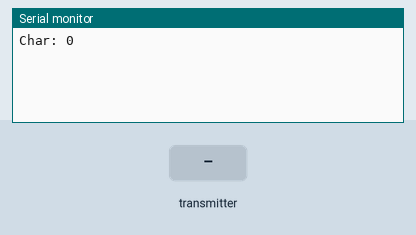
Simulated run of this sketch. Board: ESP32. Shown: the last lines printed to the serial monitor. The inputs (shaded band) are chosen by the test bench. USB keyboard and mouse output is not drawn.

Above: at 1.2 s.
1.3 s: the transmitter starts sending button = 0
At 2.5 s:
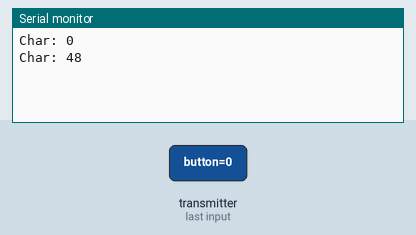
2.8 s: the transmitter starts sending button = 1
At 3.9 s:
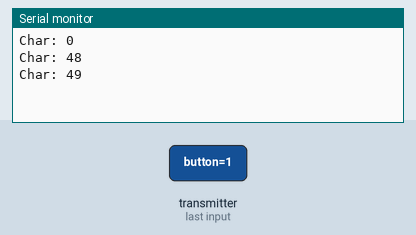
Timing chart, 0 to 5.8 s (numbered marks = the images above; inputs shaded):
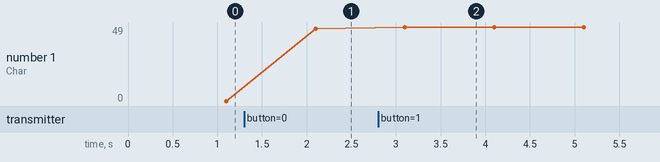

The sketch:

esp-now-receiver-BLE.ino
```cpp
#include "twoHandReceiver.h"
#include <BleKeyboard.h>
BleKeyboard bleKeyboard;

unsigned long tref = 100;
unsigned long tlen = 1000;

void setup() {
  // Initialize Serial Monitor
  Serial.begin(115200);
  bleKeyboard.begin();
  twoHandReceiverInit();
}

void loop() {

  if(tref + tlen <= millis()){
    tref = millis();
    twoHandReceiverLoop();

    if(bleKeyboard.isConnected()) {
      bleKeyboard.print((int)myData.button);
    }
  }
}
```

twoHandReceiver.h
```cpp
#ifndef TWO_HAND_RECEIVER_H
#define TWO_HAND_RECEIVER_H

#include <esp_now.h>
#include <WiFi.h>
#include <esp_wifi.h>

// Structure example to receive data
// Must match the sender structure
typedef struct struct_message {
    char button;
} struct_message;

// Create a struct_message called myData
struct_message myData;

uint8_t newMACAddress[] = {0x47, 0x65, 0x73, 0x74, 0x69, 0x69};

void twoHandReceiverInit();
void twoHandReceiverLoop();
void OnDataRecv(const uint8_t * mac, const uint8_t *incomingData, int len);

#endif
```

twoHandReceiver.ino
```cpp
#include "twoHandReceiver.h"

void twoHandReceiverInit(){
  // Set device as a Wi-Fi Station
  WiFi.mode(WIFI_STA);
  esp_wifi_set_mac(WIFI_IF_STA, &newMACAddress[0]);

  // Init ESP-NOW
  if (esp_now_init() != ESP_OK) {
    Serial.println("Error initializing ESP-NOW");
    return;
  }

  // Once ESPNow is successfully Init, we will register for recv CB to
  // get recv packer info
  esp_now_register_recv_cb(OnDataRecv);
}

void twoHandReceiverLoop(){
  Serial.print("Char: ");
  Serial.println((int)myData.button);
}

// callback function that will be executed when data is received
void OnDataRecv(const uint8_t * mac, const uint8_t *incomingData, int len) {
  memcpy(&myData, incomingData, sizeof(myData));
//  Serial.print("Char: ");
//  Serial.println((int)myData.button);
}
```

Measured:
- after the input at 1.3 s, the serial monitor: prints a new line after 0.80 s (image 1)
- after the input at 2.8 s, the serial monitor: prints a new line after 0.30 s (image 2)
- plotted number 1: 0 → 48 after the input at 1.3 s, 48 → 49 after the input at 2.8 s
